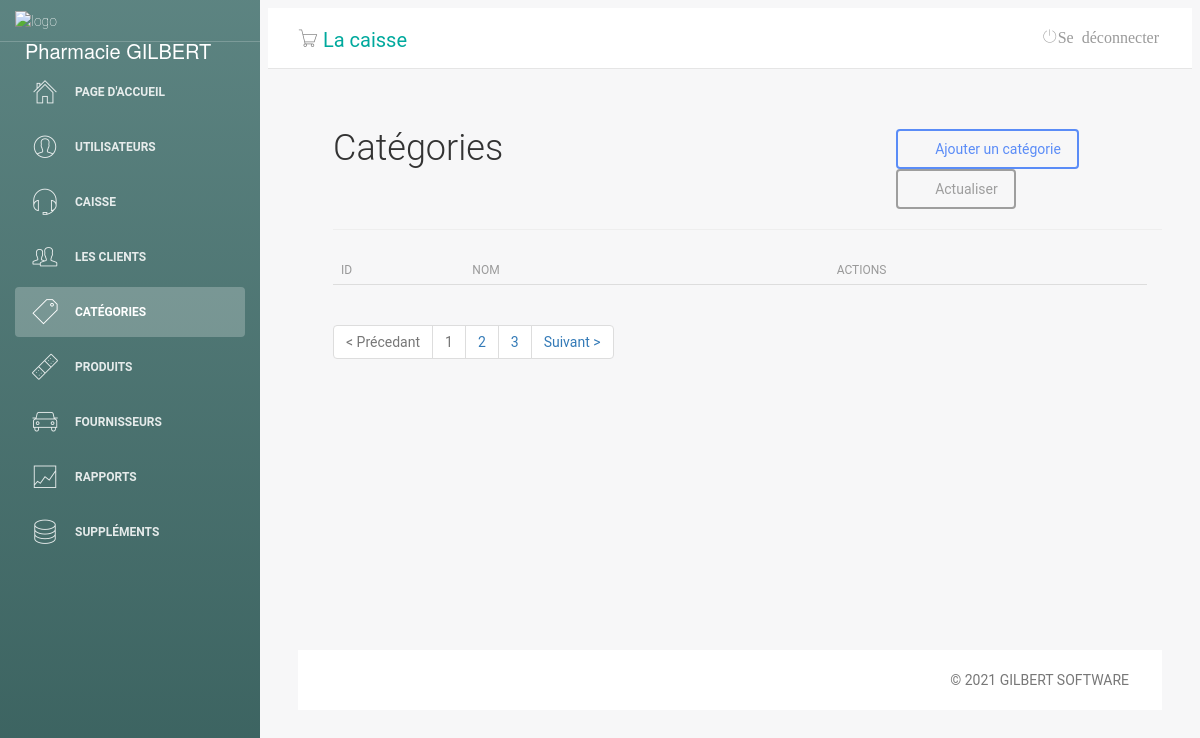
The page /main.php?pg=categorie on the database as committed earlier.
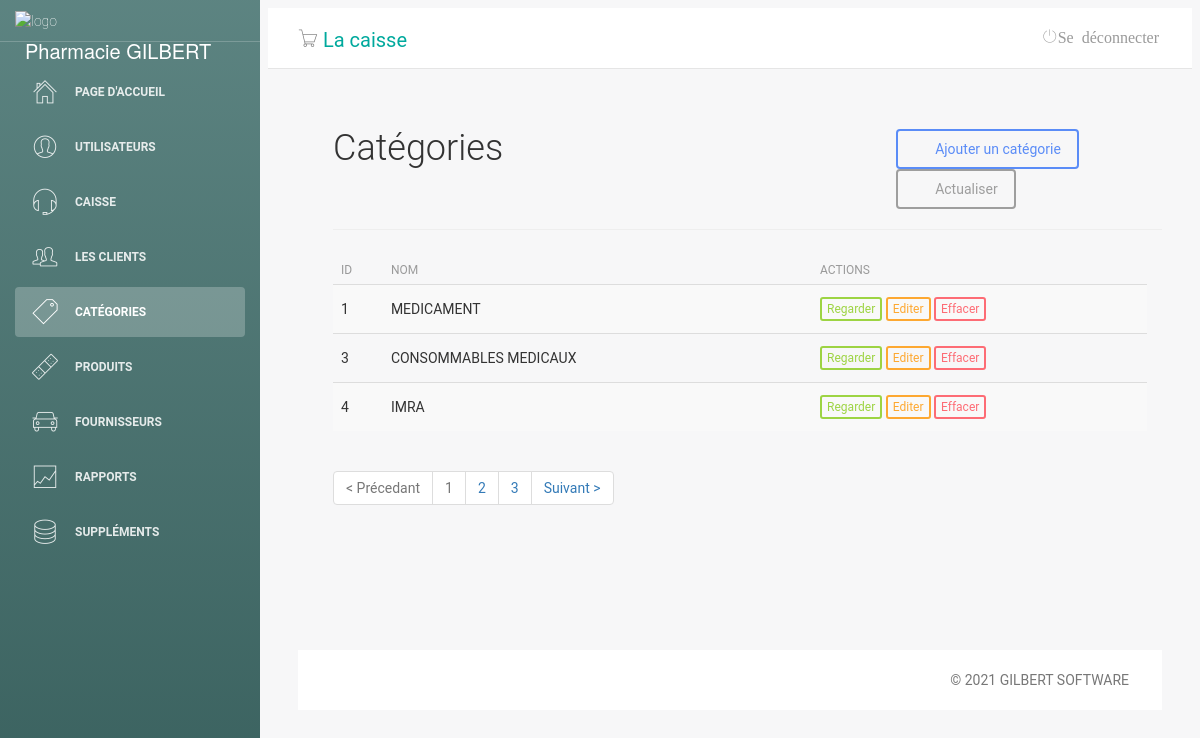
The same page on the database as committed later.
### tables this page shows
CREATE TABLE "tb_categorie" (
	"id"	INTEGER,
	"nom"	TEXT,
	PRIMARY KEY("id" AUTOINCREMENT)
);

### categorie.php (the view, shortened to what this page needs)
<?php
include('classes/Mysql.php');
?>
<?php
$sql = $db->prepare("SELECT * FROM `tb_categorie`");
$sql->execute();
$fornecedores = $sql->fetchAll();
?>
<div class="lista-cliente">
    <div id="top" class="row">
        <div class="col-sm-3">
            <h2>Catégories</h2>
        </div>
        <div class="col-sm-5">
        </div>
        <div class="col-sm-4 btn-lista">
            <a class="btn btn-primary" href="?pg=add-categorie"><i class="fa fa-plus"></i> Ajouter un catégorie </a>
            <a class="btn btn-default" href="?pg=categorie"><i class="fa fa-refresh"></i> Actualiser</a>
        </div>
    </div>
    <hr />
    <div id="list" class="row">
        <div class="table-responsive col-md-12">
            <table class="table table-striped" cellspacing="0" cellpadding="0">
                <thead>
                    <tr>
                        <th>ID</th>
                        <th>Nom</th>
                        <th></th>
                        <th></th>
                        <th class="actions">actions</th>
                    </tr>
                </thead>
                <tbody>
                    <tr>
                        <?php foreach ($fornecedores as $value) : ?>
                            <td><?php echo $value['id'] ?></td>
                            <td><?php echo $value['nom'] ?></td>
                            <td> </td>
                            <td> </td>
                            <td class="actions">
                                <a class="btn btn-success btn-xs" href="?pg=visualiser-categorie&id=<?php echo $value['id']; ?>">Regarder</a>
                                <a class="btn btn-warning btn-xs" href="?pg=edit-categorie&id=<?php echo $value['id']; ?> ">Editer</a>
                                <a class="btn btn-danger btn-xs" href="?pg=categorie&deletar=<?php echo $value['id']; ?>">Effacer</a>
                            </td>
                    </tr>
                <?php endforeach; ?>
                </tbody>
            </table>
            <div id="bottom" class="row">
                <div class="col-md-12">
                    <ul class="pagination">
                        <li class="disabled"><a>&lt; Précedant</a></li>
                        <li class="disabled"><a>1</a></li>
                        <li><a href="#">2</a></li>
                        <li><a href="#">3</a></li>
                        <li class="next"><a href="#" rel="next">Suivant &gt;</a></li>
                    </ul>
                </div>
            </div>
        </div>

Rows that differ between the two databases and show on the page:
added tb_categorie: id "1", nom "MEDICAMENT"
added tb_categorie: id "3", nom "CONSOMMABLES MEDICAUX"
added tb_categorie: id "4", nom "IMRA"
